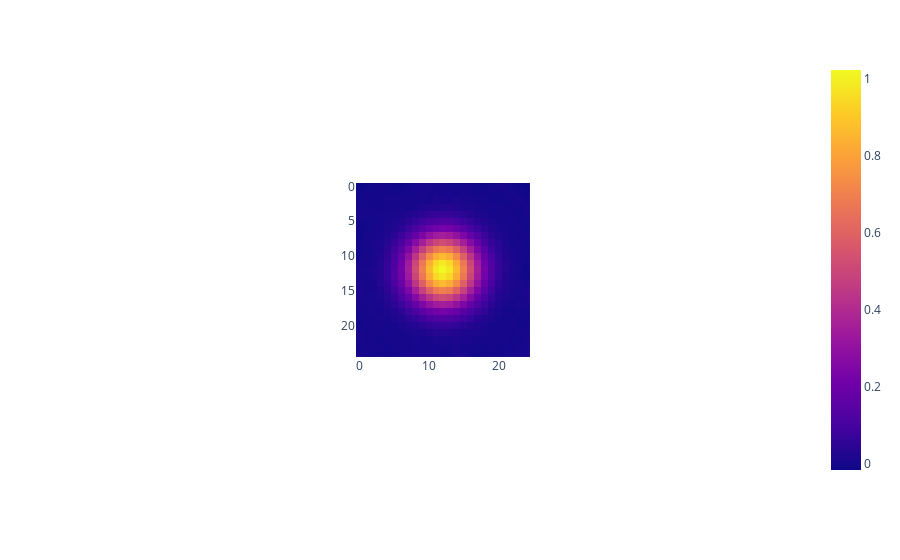

Write notebook code for a chart like this one.
### Code cell
px.imshow(M.coef_.reshape(25,25))

### Figure 1 — Plotly figure (JSON) as saved in the notebook; plotly's stock layout.template omitted (floating-point values rounded to 4 significant figures; data arrays with more than 128 entries replaced by an {"elided": "..."} marker saying what was removed)
{"data": [{"coloraxis": "coloraxis", "hovertemplate": "x: %{x}<br>y: %{y}<br>color: %{z}<extra></extra>", "type": "heatmap", "z": {"elided": "25x25 float values"}}], "layout": {"autosize": true, "coloraxis": {"colorscale": [[0, "#0d0887"], [0.1111, "#46039f"], [0.2222, "#7201a8"], [0.3333, "#9c179e"], [0.4444, "#bd3786"], [0.5556, "#d8576b"], [0.6667, "#ed7953"], [0.7778, "#fb9f3a"], [0.8889, "#fdca26"], [1, "#f0f921"]]}, "margin": {"t": 60}, "xaxis": {"autorange": true, "constrain": "domain", "domain": [0.3801, 0.6199], "range": [-0.5, 24.5], "scaleanchor": "y"}, "yaxis": {"autorange": true, "constrain": "domain", "domain": [0, 1], "range": [24.5, -0.5]}}}
